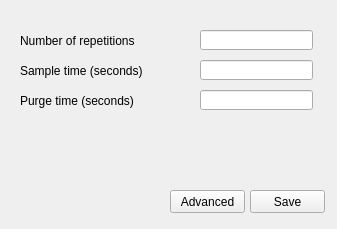
<?xml version="1.0" encoding="UTF-8"?>
<ui version="4.0">
 <class>Measurement</class>
 <widget class="QWidget" name="Measurement">
  <property name="geometry">
   <rect>
    <x>0</x>
    <y>0</y>
    <width>337</width>
    <height>229</height>
   </rect>
  </property>
  <property name="windowTitle">
   <string>Measurement</string>
  </property>
  <widget class="QLabel" name="label_reptitions">
   <property name="geometry">
    <rect>
     <x>20</x>
     <y>30</y>
     <width>161</width>
     <height>21</height>
    </rect>
   </property>
   <property name="text">
    <string>Number of repetitions</string>
   </property>
  </widget>
  <widget class="QLineEdit" name="lineEdit_repetitions">
   <property name="geometry">
    <rect>
     <x>200</x>
     <y>30</y>
     <width>113</width>
     <height>20</height>
    </rect>
   </property>
  </widget>
  <widget class="QLabel" name="label_sampleTime">
   <property name="geometry">
    <rect>
     <x>20</x>
     <y>60</y>
     <width>161</width>
     <height>21</height>
    </rect>
   </property>
   <property name="text">
    <string>Sample time (seconds)</string>
   </property>
  </widget>
  <widget class="QLineEdit" name="lineEdit_sampleTime">
   <property name="geometry">
    <rect>
     <x>200</x>
     <y>60</y>
     <width>113</width>
     <height>20</height>
    </rect>
   </property>
  </widget>
  <widget class="QLabel" name="label_purgeTime">
   <property name="geometry">
    <rect>
     <x>20</x>
     <y>90</y>
     <width>161</width>
     <height>21</height>
    </rect>
   </property>
   <property name="text">
    <string>Purge time (seconds)</string>
   </property>
  </widget>
  <widget class="QLineEdit" name="lineEdit_purgeTime">
   <property name="geometry">
    <rect>
     <x>200</x>
     <y>90</y>
     <width>113</width>
     <height>20</height>
    </rect>
   </property>
  </widget>
  <widget class="QPushButton" name="pushButton_advanced">
   <property name="geometry">
    <rect>
     <x>170</x>
     <y>190</y>
     <width>75</width>
     <height>23</height>
    </rect>
   </property>
   <property name="text">
    <string>Advanced</string>
   </property>
  </widget>
  <widget class="QPushButton" name="pushButton_save">
   <property name="geometry">
    <rect>
     <x>250</x>
     <y>190</y>
     <width>75</width>
     <height>23</height>
    </rect>
   </property>
   <property name="text">
    <string>Save</string>
   </property>
  </widget>
 </widget>
 <resources/>
 <connections/>
</ui>
